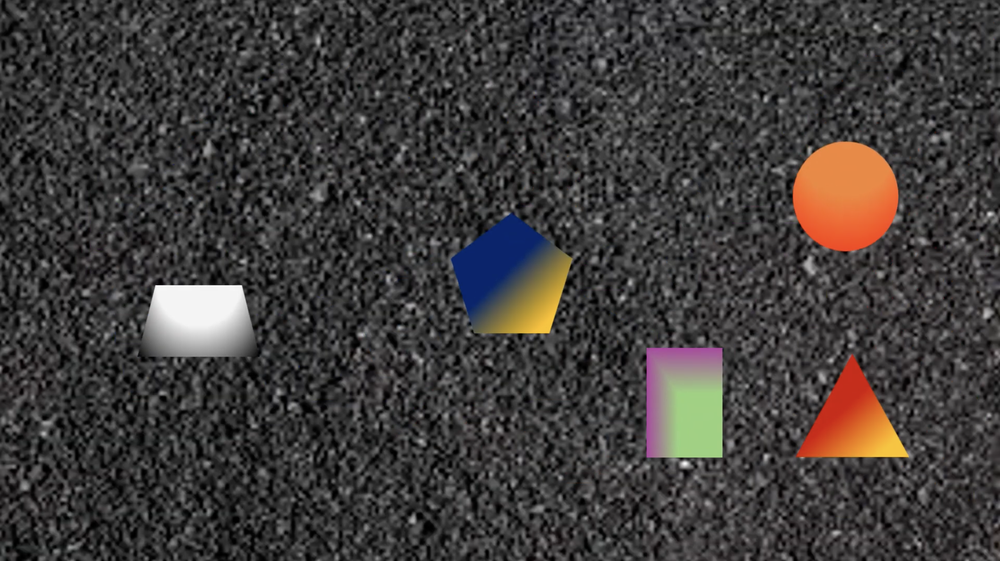
#> input picture imgs/noisy.png, 1000 x 561 px, shrunk from 2088 x 1172 before the run
$ python -i model.py   (imports and definitions only)
#> lines starting #> are read from the running program, lines starting #| are printed output that depends on the picture; after the words box and inside, x2 and y2 are one past the last pixel; in counts of white or black regions, pixels touching at a corner belong together
#> further down, picture is the input picture: shape (561, 1000, 3); mean B, G, R 59, 60.5, 64.1
import cv2
from scipy.ndimage import median_filter
import numpy as np
from skimage.filters import apply_hysteresis_threshold
import math


# [1 line not run here, left out]

def tracker(img):


    height, width, channel= img.shape
#> height = 561; width = 1000; channel = 3
    centerx=width//2
#> centerx = 500
    centery=height//2
#> centery = 280

    window_size=9


    # Replacing each pixel by the median of its region
    blurred_img=cv2.medianBlur(img,window_size)
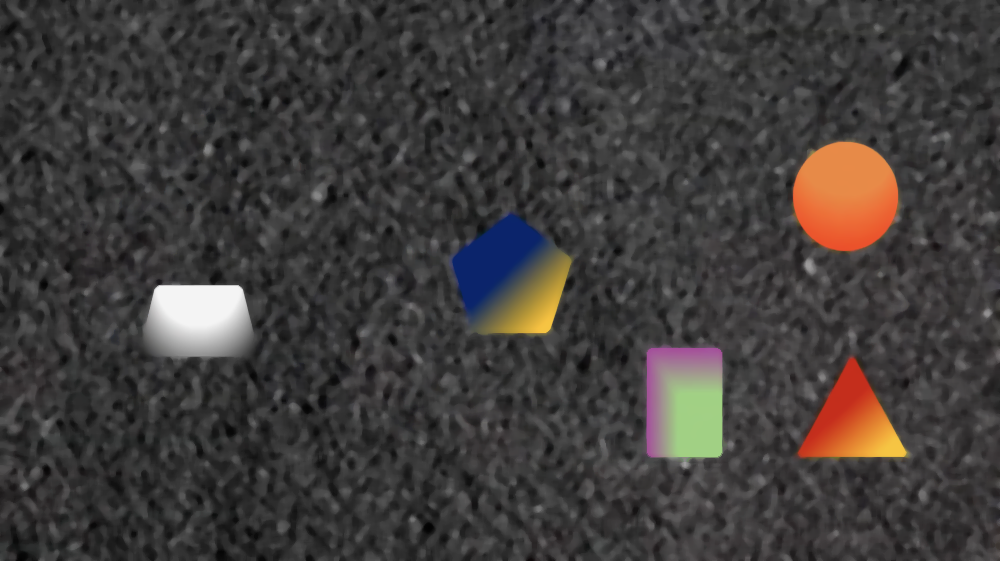
#> blurred_img: shape (561, 1000, 3); mean B, G, R 58.9, 60.4, 64


    kernel_size=(window_size,window_size, 1)


    #Taking the difference between the median and original image
    absolute=cv2.absdiff(img,blurred_img)
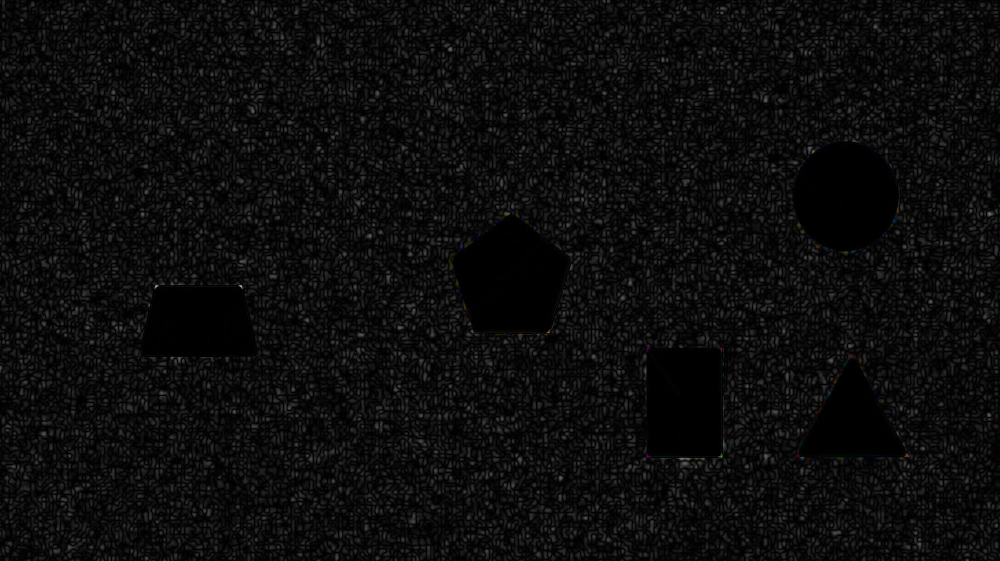
#> absolute: shape (561, 1000, 3); mean B, G, R 12.4, 12.4, 12.4

    #Taking the median of that image to find the anomality of the pixels in a particular section of the image
    mad=cv2.medianBlur(absolute,window_size)


    mad_display = cv2.cvtColor(mad, cv2.COLOR_BGR2GRAY)

    mad_display= cv2.normalize(mad_display, None, 0, 255, cv2.NORM_MINMAX)
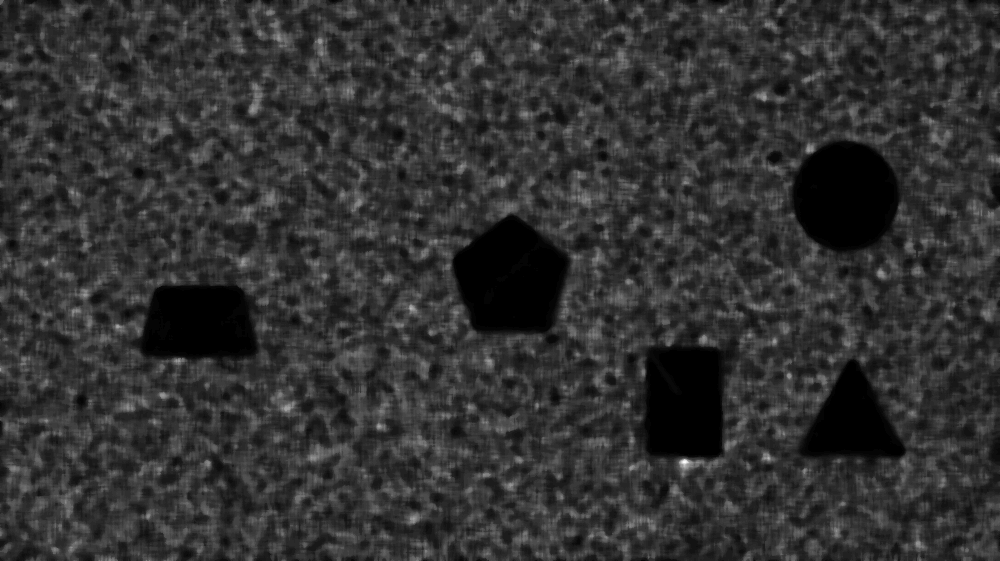
#> mad_display: shape (561, 1000); min 0, max 255, mean 49.6

    lower_black=0
    upper_black=15

    #Isolating the dark regions of the image
    mask= cv2.inRange(mad_display, lower_black, upper_black)
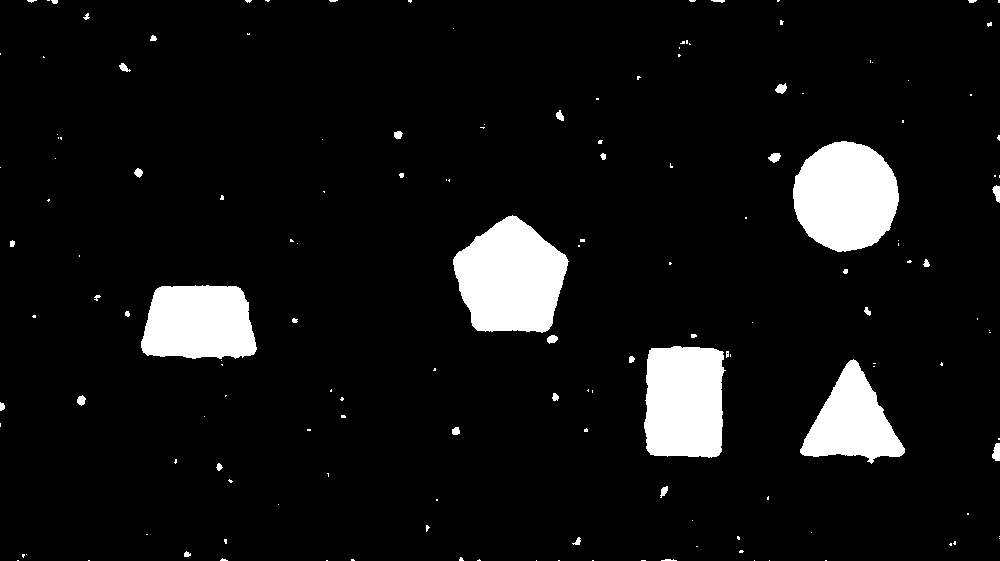
#> mask: shape (561, 1000); 7.5% white; 154 white regions (115 under 20 px)


    #Drawing a contour around those regions
    contours,_=cv2.findContours(mask, cv2.RETR_TREE, cv2.CHAIN_APPROX_SIMPLE)
#> contours = 155 contours, 128 with area under 20; largest, box (x1, y1, x2, y2) and area: (453, 215, 569, 333) 9566, (793, 141, 899, 252) 8911, (644, 346, 726, 458) 8038, (141, 285, 257, 359) 7107, (800, 359, 905, 464) 5564


    ratio=0
    area_circle=0

    later=[]
    for cnt in contours:
        area=cv2.contourArea(cnt)
        perimeter=cv2.arcLength(cnt, closed=True)


        m=cv2.moments(cnt)

        #Filtering by size

        if area>1000:
            #Checking the circularity to find the area of the circle
            if ratio < 4*math.pi*area/perimeter**2:
                    ratio=4*math.pi*area/perimeter**2
                    area_circle=area
            x=int(m["m10"]/area)
            y=int(m["m01"]/area)
            print(area)
            epsilon = 0.001 * cv2.arcLength(cnt, True)
            approx = cv2.approxPolyDP(cnt, epsilon, True)
            cv2.drawContours(img,[approx], -1, (0,200,0),3)
            cv2.circle(img, (x, y), 5, (0, 0, 255), -1)
            later.append((x,y))
#> this loop made 155 passes
#> (area, perimeter, ratio, area_circle, x, y, epsilon) on passes 63, 68, 80, 94, 110: (5564.5, 360.1, 0.539, 5564.5, 851, 421, 0.36), (8038, 381.3, 0.695, 8038, 683, 401, 0.381), (7107, 358.3, 0.696, 7107, 198, 322, 0.358), (9566.5, 392.2, 0.781, 9566.5, 510, 277, 0.392), (8911, 361.4, 0.858, 8911, 845, 196, 0.361)
#> (area, perimeter) on passes 18, 25, 36, 39, 41, 45: (20, 20.49), (25.5, 27.56), (41, 32.14), (25, 20.14), (90, 45.31), (40.5, 25.07)
#| 5564.5
#| 8038.0
#| 7107.0
#| 9566.5
#| 8911.0
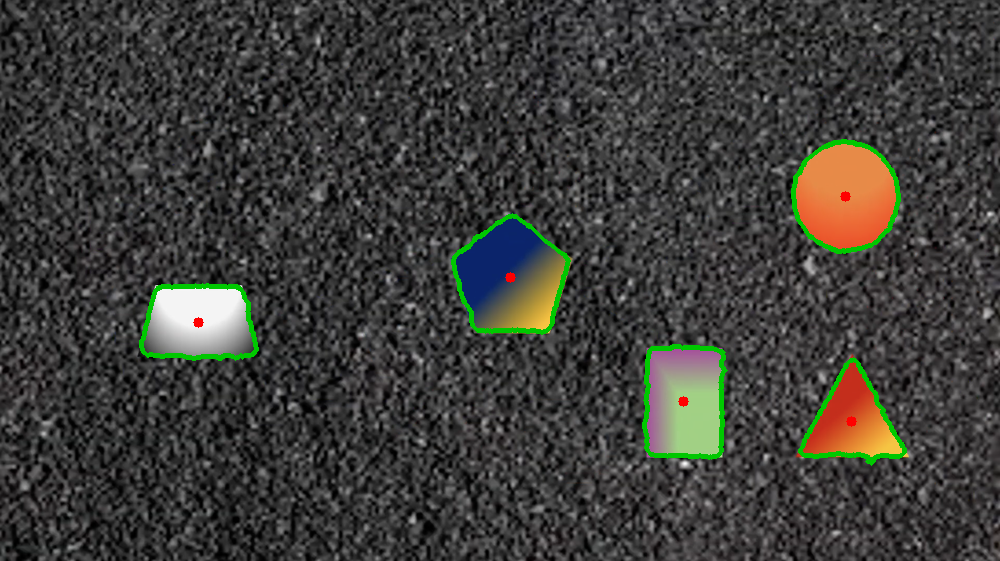
#> img: shape (561, 1000, 3); 1.55% of pixels changed, all inside (x1, y1, x2, y2) = (139, 139, 907, 466)
#> after the loop, area_circle = 8911; later = [(851, 421), (683, 401), (198, 322), (510, 277), (845, 196)]; ratio = 0.858

    radius=math.sqrt(area_circle/math.pi)
#> radius = 53.26


    fx=2564.3186869

    fy=2569.70273111
    real=10

    fav=(fx+fy)/2

    #caclulating the depth relative to the circles' radius

    z=fav*real/radius
#> z = 482


    for i in later:

        x,y=i

        X=(x-centerx)*z/fx
        Y=(y-centery)*z/fy
        cv2.putText(img, text=f"[{X:.2f}, {Y:.2f}, {z:.2f}]", org=(x,y+20),
                    fontFace=cv2.FONT_HERSHEY_SIMPLEX, fontScale=0.5, color=(255,255,255))
#> this loop made 5 passes
#> (x, y, X, Y) on passes 1 to 5: (851, 421, 65.97, 26.45), (683, 401, 34.4, 22.7), (198, 322, -56.76, 7.88), (510, 277, 1.88, -0.563), (845, 196, 64.85, -15.76)
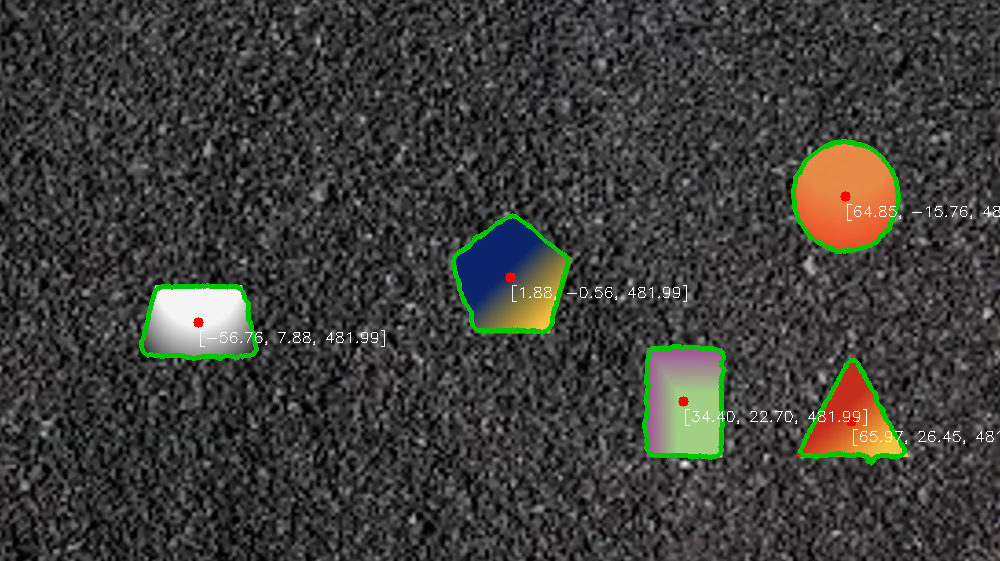
#> img: shape (561, 1000, 3); 0.32% of pixels changed, all inside (x1, y1, x2, y2) = (200, 204, 1000, 446)

    cv2.circle(img, (centerx,centery), 5, (255,255,255), -1)
#> img: shape (561, 1000, 3); 0.01% of pixels changed, all inside (x1, y1, x2, y2) = (495, 275, 506, 286)


    cv2.imshow("image", img)


"""edges= absolute/(mad+0.3)

    edges=edges.astype(np.float32)


    edges_display = cv2.cvtColor(edges, cv2.COLOR_BGR2GRAY)

    connected=apply_hysteresis_threshold(edges_display, 2, 6)

    print("min:", edges_display.min())
    print("max:", edges_display.max())
    print("mean:", edges_display.mean())
    print("median:", np.median(edges_display))
    print("90th percentile:", np.percentile(edges_display, 90))
    print("99th percentile:", np.percentile(edges_display, 99))
    print("99.9th percentile:", np.percentile(edges_display, 99.9))

    edges_display= cv2.normalize(edges_display, None, 0, 255, cv2.NORM_MINMAX)


    connected_display = (connected.astype(np.uint8) * 255)

    kernel = np.ones((3, 3), np.uint8)
    closed = cv2.dilate(connected_display, kernel, iterations=1)

    kernel = cv2.getStructuringElement(cv2.MORPH_ELLIPSE, (13, 13))
    closed = cv2.morphologyEx(closed, cv2.MORPH_CLOSE, kernel, iterations=2)


    contour, _ = cv2.findContours(closed, cv2.RETR_EXTERNAL, cv2.CHAIN_APPROX_SIMPLE)

    print(contour)
    min_area = 100

    filtered_contours = [c for c in contour if cv2.contourArea(c) >= min_area]


    print(len(filtered_contours))

    for i in filtered_contours:
        print(cv2.contourArea(i))

    smoothed_contours = []
    for c in filtered_contours:
        epsilon = 0.01 * cv2.arcLength(c, True)
        approx = cv2.approxPolyDP(c, epsilon, True)
        smoothed_contours.append(approx)


    cv2.imshow("Original Image", img)
    cv2.imshow("Blurred", blurred_img)
    cv2.imshow("MAD", mad_display)
    cv2.imshow("Absolute", absolute)
    cv2.imshow("edges", edges_display)
    cv2.imshow("connected", connected_display)
    cv2.imshow("closed", closed)
    cv2.drawContours(img, smoothed_contours, -1, (0,0,0), 2)
    cv2.imshow("Drawn Contour", img)

    cv2.imshow("Masked", mask)
    cv2.waitKey(0)
    cv2.destroyAllWindows()"""

>>> import cv2
>>> picture = cv2.imread('../imgs/noisy.png')
>>> result = tracker(picture)

$ run again, on imgs/static.png
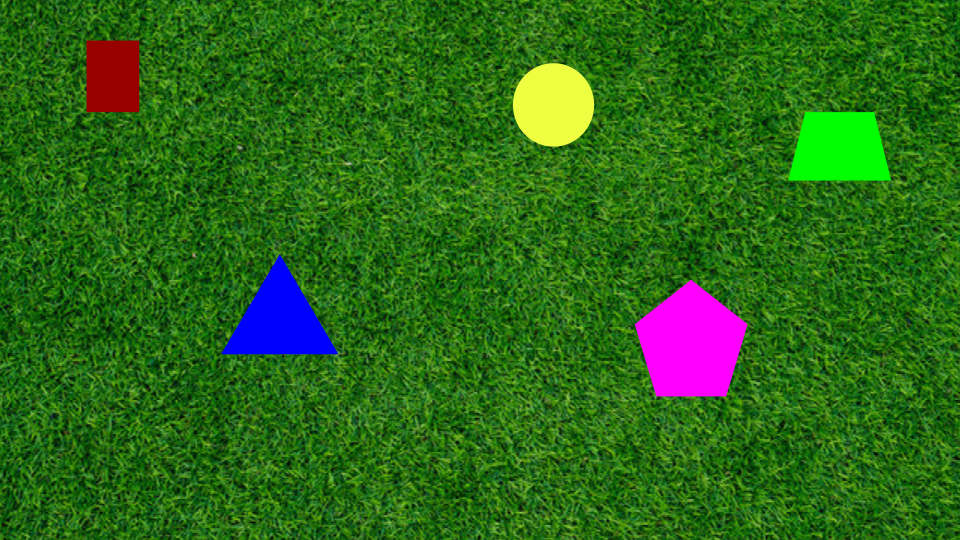
#> input picture imgs/static.png, 960 x 540 px
#> picture is the input picture: shape (540, 960, 3); mean B, G, R 24.5, 104.6, 44
#> in tracker, `mask= cv2.inRange(mad_display, lower_black, upper_black)`:
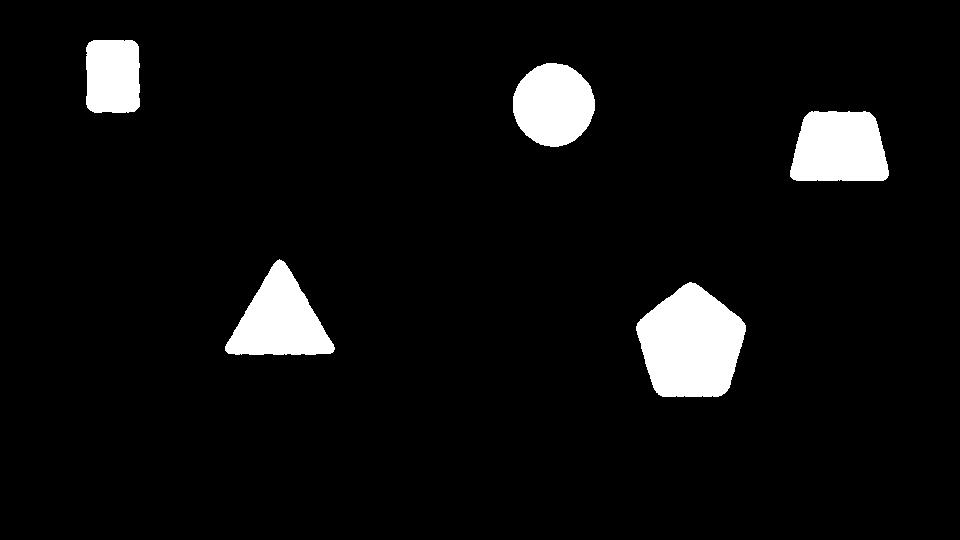
#> mask: shape (540, 960); 5.8% white; 5 white regions
#> contours = 5 contours; box (x1, y1, x2, y2) and area: (636, 282, 746, 397) 9028, (225, 259, 335, 355) 5787, (790, 111, 889, 181) 5777, (513, 63, 595, 147) 5192, (86, 40, 140, 113) 3652
#> the loop in tracker, `for cnt in contours:` made 5 passes
#> (area, perimeter, ratio, area_circle, x, y, epsilon) on passes 1, 4: (9027.5, 373.7, 0.812, 9027.5, 690, 343, 0.374), (5192, 270.6, 0.891, 5192, 553, 104, 0.271)
#> (printed output is left out)
#> after the loop in tracker, `for cnt in contours:`: area_circle = 5192; later = [(690, 343), (279, 320), (839, 148), (553, 104), (112, 75)]; ratio = 0.891
#> radius = 40.65
#> z = 631.4
#> the loop in tracker, `for i in later: ` made 5 passes
#> (x, y, X, Y) on passes 1 to 5: (690, 343, 51.71, 17.94), (279, 320, -49.49, 12.29), (839, 148, 88.4, -29.98), (553, 104, 17.98, -40.79), (112, 75, -90.62, -47.92)
#> after the loop in tracker, `for i in later:`:
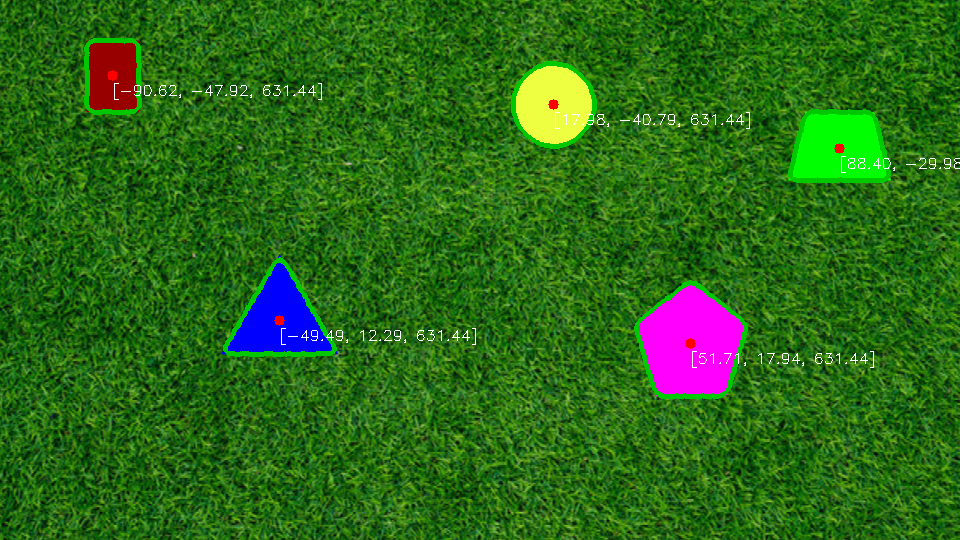
#> img: shape (540, 960, 3); mean B, G, R 24.2, 106.3, 43.7
